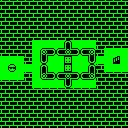

Below is a game level as drawn by its tile map, then a one-line description and the .tmx file that defines it, in full:
An orthogonal 16x16 tile map with 8x8 px tiles, 1 tile layer (Kachelebene 1).

<map version="1.0" tiledversion="1.0.3" orientation="orthogonal" renderorder="right-down" width="16" height="16" tilewidth="8" tileheight="8" nextobjectid="1">
 <tileset firstgid="1" source="../tiles.tsx" />
 <layer name="Kachelebene 1" width="16" height="16">
  <data encoding="csv">
184,184,184,184,184,184,184,184,184,184,184,184,184,184,184,184,
184,184,184,184,184,184,184,184,184,184,184,184,184,184,184,184,
184,184,184,184,184,184,184,184,184,184,184,184,184,184,184,184,
184,184,184,184,184,184,184,184,184,184,184,184,184,184,184,184,
184,184,184,184,184,184,184,184,184,184,184,184,184,184,184,184,
184,184,184,184,129,129,129,129,178,129,129,129,184,184,184,184,
184,184,184,184,129,167,179,185,172,179,185,173,184,129,129,129,
129,129,129,184,129,181,129,129,144,129,129,181,129,129,180,129,
129,177,129,129,129,178,129,129,144,129,129,178,184,129,129,129,
129,129,129,184,129,164,179,185,175,179,185,170,184,184,184,184,
184,184,184,184,129,129,129,129,181,129,129,129,184,184,184,184,
184,184,184,184,184,184,184,184,184,184,184,184,184,184,184,184,
184,184,184,184,184,184,184,184,184,184,184,184,184,184,184,184,
184,184,184,184,184,184,184,184,184,184,184,184,184,184,184,184,
184,184,184,184,184,184,184,184,184,184,184,184,184,184,184,184,
184,184,184,184,184,184,184,184,184,184,184,184,184,184,184,184
</data>
 </layer>
</map>
